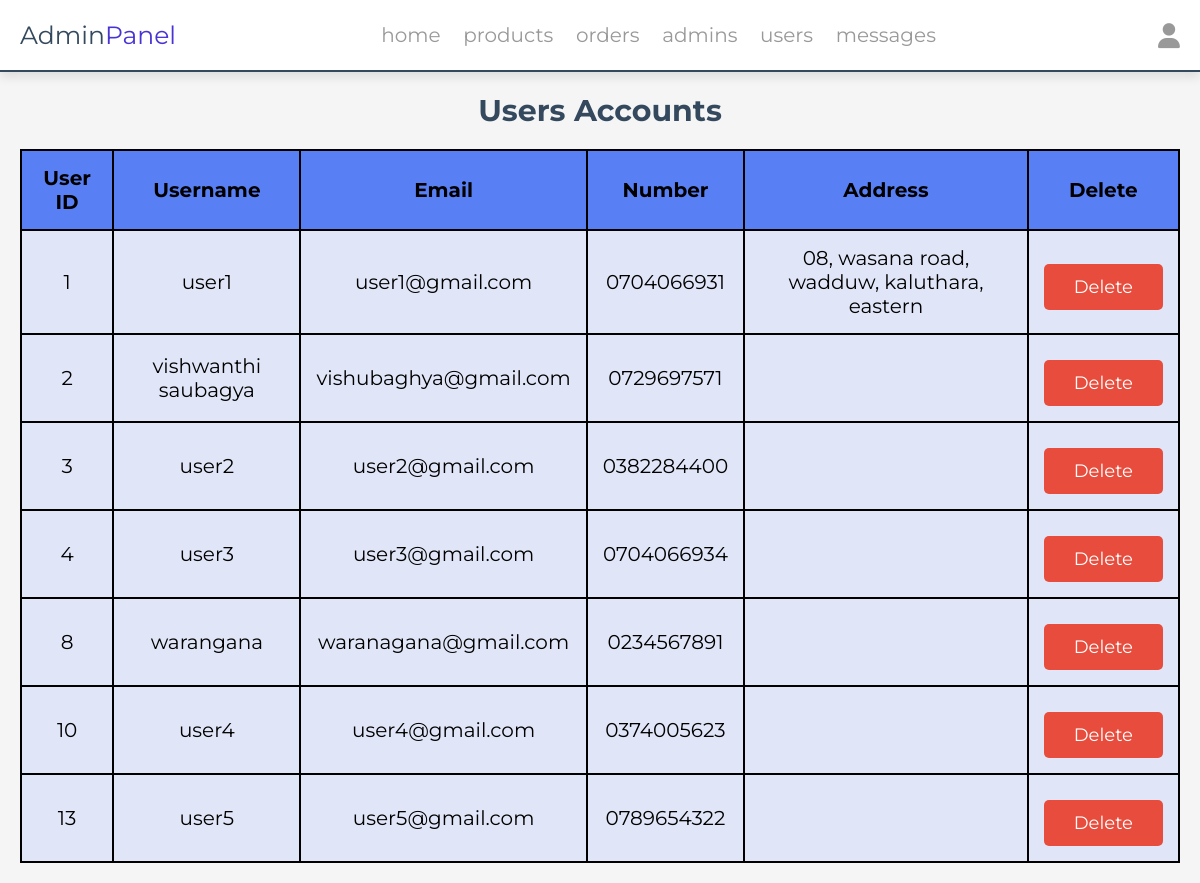
/admin/users_accounts.php (signed in), run on the app's committed database.
### tables this page shows
CREATE TABLE IF NOT EXISTS `users` (
  `id` int NOT NULL AUTO_INCREMENT,
  `name` varchar(20) NOT NULL,
  `email` varchar(50) NOT NULL,
  `number` varchar(10) NOT NULL,
  `password` varchar(50) NOT NULL,
  `address` varchar(500) NOT NULL,
  PRIMARY KEY (`id`)
);

### admin/users_accounts.php (the view, shortened to what this page needs)
<?php
include '../component/connect.php';
?>
<!DOCTYPE html>
<html lang="en">
<head>
   <link rel="stylesheet" href="https://cdnjs.cloudflare.com/ajax/libs/font-awesome/6.1.1/css/all.min.css">
   <link rel="stylesheet" href="../css/admin_style.css">
</head>
<body>
<?php include '../component/admin_header.php' ?>
<section class="accounts">
   <h1 class="heading">Users Accounts</h1>
   <div class="box-container1">
      <table>
         <thead>
            <tr>
               <th>User ID</th>
               <th>Username</th>
               <th>Email</th>
               <th>Number</th>
               <th>Address</th>
               <th>Delete</th>
            </tr>
         </thead>
         <tbody>
            <?php
               $select_account = $conn->prepare("SELECT * FROM `users`");
               $select_account->execute();
               if($select_account->rowCount() > 0){
                  while($fetch_accounts = $select_account->fetch(PDO::FETCH_ASSOC)){
            ?>
            <tr>
               <td><?= $fetch_accounts['id']; ?></td>
               <td><?= $fetch_accounts['name']; ?></td>
               <td><?= $fetch_accounts['email']; ?></td>
               <td><?= $fetch_accounts['number']; ?></td>
               <td><?= $fetch_accounts['address']; ?></td>
               <td>
                  <a href="users_accounts.php?delete=<?= $fetch_accounts['id']; ?>" class="delete-btn" onclick="return confirm('Delete this account?');">Delete</a>
               </td>
            </tr>
            <?php
               }
            } else {
               echo '<tr><td colspan="3" class="empty">No accounts available</td></tr>';
            }
            ?>
         </tbody>
      </table>
   </div>
</section>
</body>
</html>

### css/admin_style.css (style rules this page uses)
:root { --main-color:#4834d4; --red:#e74c3c; --orange:#f39c12; --black:#34495e; --white:#fff; --light-bg:#f5f5f5; --light-color:#999; --border:.2rem solid var(--black); --box-shadow:0 .5rem 1rem rgba(0,0,0,.1); }
* { font-family: 'Montserrat', sans-serif; margin:0; padding:0; box-sizing: border-box; text-decoration: none; outline: none; border:none; }
html { font-size: 62.5%; overflow-x: hidden; }
body { background-color: var(--light-bg); }
section { max-width: 1200px; margin:0 auto; padding:2rem; }
.btn, .delete-btn, .option-btn { display: block; margin-top: 1rem; border-radius: .5rem; cursor: pointer; width: 100%; font-size: 1.8rem; color:var(--white); padding:1.2rem 3rem; text-transform: capitalize; text-align: center; }
.delete-btn { background-color: var(--red); }
.heading { text-align: center; margin-bottom: 2rem; text-transform: capitalize; color:var(--black); font-size: 3rem; }
.box-container1 .table, td, th { border: 2px solid black; text-align: center; padding: 15px; font-size: 2rem; background-color:#E0E6F7 ; }
table tr:nth-child(even) { background-color: #f2f2f2 }
.box-container1 table { border-collapse: collapse; width: 100%; border-radius: 5px; }
.box-container1 table th { background-color:#597FF4 ; }

### data on the page
users: id "1", name "user1", email "user1@gmail.com", number "0704066931", address "08, wasana road, wadduw, kaluthara, eastern"
users: id "2", name "vishwanthi saubagya", email "vishubaghya@gmail.com", number "0729697571"
users: id "3", name "user2", email "user2@gmail.com", number "0382284400"
users: id "4", name "user3", email "user3@gmail.com", number "0704066934"
users: id "8", name "warangana", email "waranagana@gmail.com", number "0234567891"
users: id "10", name "user4", email "user4@gmail.com", number "0374005623"
users: id "13", name "user5", email "user5@gmail.com", number "0789654322"
